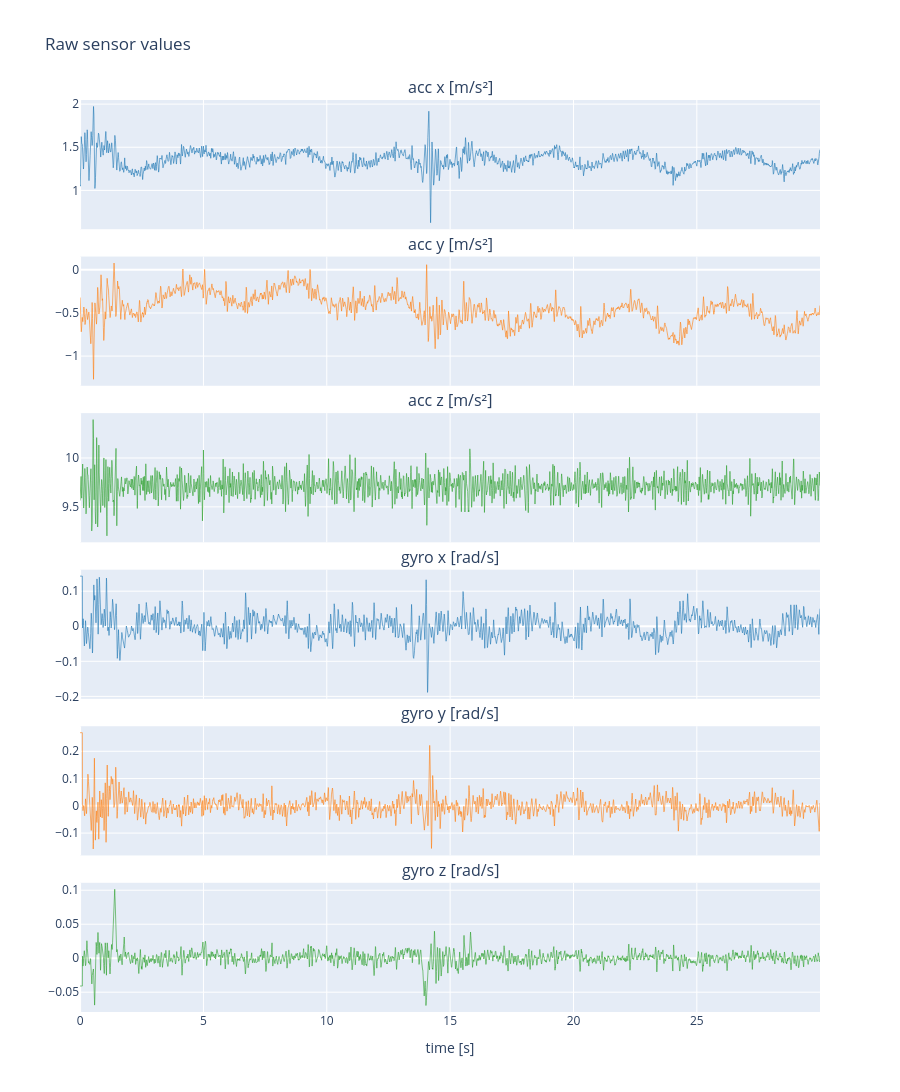

Notebook code cell kept with this figure:
### Code cell
# Raw values of all 6 channels over time.
# One row per axis, so each gets its own y-scale and small changes stay visible.
COLORS = {"x": "#1f77b4", "y": "#ff7f0e", "z": "#2ca02c"}

titles = [f"acc {axis} [m/s²]" for axis in "xyz"] + [f"gyro {axis} [rad/s]" for axis in "xyz"]
fig = make_subplots(rows=6, cols=1, shared_xaxes=True, vertical_spacing=0.03, subplot_titles=titles)
for i, axis in enumerate("xyz"):
    fig.add_trace(go.Scatter(x=t, y=acc[:, i], name=f"acc {axis}", line_color=COLORS[axis]), row=i + 1, col=1)  # rows 1-3
    fig.add_trace(go.Scatter(x=t_gyr, y=gyr_raw[:, i], name=f"gyro {axis}", line_color=COLORS[axis]), row=i + 4, col=1)  # rows 4-6

fig.update_xaxes(title_text="time [s]", row=6, col=1)
fig.update_layout(height=1400, hovermode="x unified", showlegend=False, title="Raw sensor values")
fig.show()

### Figure 1 — Plotly figure (JSON) as saved in the notebook; plotly's stock layout.template omitted (floating-point values rounded to 4 significant figures; data arrays with more than 128 entries replaced by an {"elided": "..."} marker saying what was removed)
{"data": [{"line": {"color": "#1f77b4"}, "name": "acc x", "type": "scatter", "x": {"elided": "3750 float values"}, "xaxis": "x", "y": {"elided": "3750 float values"}, "yaxis": "y"}, {"line": {"color": "#1f77b4"}, "name": "gyro x", "type": "scatter", "x": {"elided": "3751 float values"}, "xaxis": "x4", "y": {"elided": "3751 float values"}, "yaxis": "y4"}, {"line": {"color": "#ff7f0e"}, "name": "acc y", "type": "scatter", "x": {"elided": "3750 float values"}, "xaxis": "x2", "y": {"elided": "3750 float values"}, "yaxis": "y2"}, {"line": {"color": "#ff7f0e"}, "name": "gyro y", "type": "scatter", "x": {"elided": "3751 float values"}, "xaxis": "x5", "y": {"elided": "3751 float values"}, "yaxis": "y5"}, {"line": {"color": "#2ca02c"}, "name": "acc z", "type": "scatter", "x": {"elided": "3750 float values"}, "xaxis": "x3", "y": {"elided": "3750 float values"}, "yaxis": "y3"}, {"line": {"color": "#2ca02c"}, "name": "gyro z", "type": "scatter", "x": {"elided": "3751 float values"}, "xaxis": "x6", "y": {"elided": "3751 float values"}, "yaxis": "y6"}], "layout": {"annotations": [{"font": {"size": 16}, "showarrow": false, "text": "acc x [m/s²]", "x": 0.5, "xanchor": "center", "xref": "paper", "y": 1, "yanchor": "bottom", "yref": "paper"}, {"font": {"size": 16}, "showarrow": false, "text": "acc y [m/s²]", "x": 0.5, "xanchor": "center", "xref": "paper", "y": 0.8283, "yanchor": "bottom", "yref": "paper"}, {"font": {"size": 16}, "showarrow": false, "text": "acc z [m/s²]", "x": 0.5, "xanchor": "center", "xref": "paper", "y": 0.6567, "yanchor": "bottom", "yref": "paper"}, {"font": {"size": 16}, "showarrow": false, "text": "gyro x [rad/s]", "x": 0.5, "xanchor": "center", "xref": "paper", "y": 0.485, "yanchor": "bottom", "yref": "paper"}, {"font": {"size": 16}, "showarrow": false, "text": "gyro y [rad/s]", "x": 0.5, "xanchor": "center", "xref": "paper", "y": 0.3133, "yanchor": "bottom", "yref": "paper"}, {"font": {"size": 16}, "showarrow": false, "text": "gyro z [rad/s]", "x": 0.5, "xanchor": "center", "xref": "paper", "y": 0.1417, "yanchor": "bottom", "yref": "paper"}], "height": 1400, "hovermode": "x unified", "showlegend": false, "title": {"text": "Raw sensor values"}, "xaxis": {"anchor": "y", "domain": [0, 1], "matches": "x6", "showticklabels": false}, "xaxis2": {"anchor": "y2", "domain": [0, 1], "matches": "x6", "showticklabels": false}, "xaxis3": {"anchor": "y3", "domain": [0, 1], "matches": "x6", "showticklabels": false}, "xaxis4": {"anchor": "y4", "domain": [0, 1], "matches": "x6", "showticklabels": false}, "xaxis5": {"anchor": "y5", "domain": [0, 1], "matches": "x6", "showticklabels": false}, "xaxis6": {"anchor": "y6", "domain": [0, 1], "title": {"text": "time [s]"}}, "yaxis": {"anchor": "x", "domain": [0.8583, 1]}, "yaxis2": {"anchor": "x2", "domain": [0.6867, 0.8283]}, "yaxis3": {"anchor": "x3", "domain": [0.515, 0.6567]}, "yaxis4": {"anchor": "x4", "domain": [0.3433, 0.485]}, "yaxis5": {"anchor": "x5", "domain": [0.1717, 0.3133]}, "yaxis6": {"anchor": "x6", "domain": [0, 0.1417]}}}
